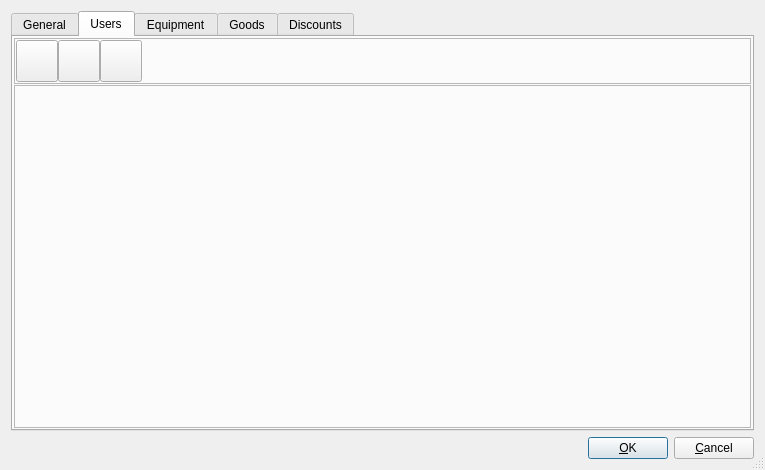
<?xml version="1.0" encoding="UTF-8"?>
<ui version="4.0">
 <class>settingsDialog</class>
 <widget class="QDialog" name="settingsDialog">
  <property name="geometry">
   <rect>
    <x>0</x>
    <y>0</y>
    <width>765</width>
    <height>470</height>
   </rect>
  </property>
  <property name="windowTitle">
   <string>Settings</string>
  </property>
  <property name="sizeGripEnabled">
   <bool>true</bool>
  </property>
  <layout class="QGridLayout">
   <item row="1" column="0">
    <layout class="QHBoxLayout">
     <property name="spacing">
      <number>6</number>
     </property>
     <property name="leftMargin">
      <number>0</number>
     </property>
     <property name="topMargin">
      <number>0</number>
     </property>
     <property name="rightMargin">
      <number>0</number>
     </property>
     <property name="bottomMargin">
      <number>0</number>
     </property>
     <item>
      <spacer name="Horizontal Spacing2">
       <property name="orientation">
        <enum>Qt::Horizontal</enum>
       </property>
       <property name="sizeType">
        <enum>QSizePolicy::Expanding</enum>
       </property>
       <property name="sizeHint" stdset="0">
        <size>
         <width>20</width>
         <height>20</height>
        </size>
       </property>
      </spacer>
     </item>
     <item>
      <widget class="QPushButton" name="btnOk">
       <property name="text">
        <string>&amp;OK</string>
       </property>
       <property name="icon">
        <iconset resource="aldebaran.qrc">
         <normaloff>:/ok</normaloff>:/ok</iconset>
       </property>
       <property name="iconSize">
        <size>
         <width>42</width>
         <height>42</height>
        </size>
       </property>
       <property name="shortcut">
        <string>Alt+O</string>
       </property>
       <property name="autoDefault">
        <bool>true</bool>
       </property>
       <property name="default">
        <bool>true</bool>
       </property>
      </widget>
     </item>
     <item>
      <widget class="QPushButton" name="btnCancel">
       <property name="text">
        <string>&amp;Cancel</string>
       </property>
       <property name="icon">
        <iconset resource="aldebaran.qrc">
         <normaloff>:/stop-cancel</normaloff>:/stop-cancel</iconset>
       </property>
       <property name="iconSize">
        <size>
         <width>42</width>
         <height>42</height>
        </size>
       </property>
       <property name="shortcut">
        <string/>
       </property>
       <property name="autoDefault">
        <bool>true</bool>
       </property>
      </widget>
     </item>
    </layout>
   </item>
   <item row="0" column="0">
    <widget class="QTabWidget" name="tabDiscounts">
     <property name="currentIndex">
      <number>1</number>
     </property>
     <widget class="QWidget" name="tabGeneral">
      <attribute name="title">
       <string>General</string>
      </attribute>
      <layout class="QGridLayout">
       <item row="0" column="0" colspan="2">
        <layout class="QHBoxLayout">
         <item>
          <widget class="Q3ButtonGroup" name="buttonGroup1">
           <property name="title">
            <string>Tables</string>
           </property>
           <layout class="QGridLayout">
            <item row="0" column="0">
             <layout class="QHBoxLayout">
              <item>
               <widget class="QRadioButton" name="rbNumber">
                <property name="text">
                 <string>number of tables</string>
                </property>
               </widget>
              </item>
              <item>
               <widget class="QSpinBox" name="spinTables">
                <property name="wrapping">
                 <bool>true</bool>
                </property>
                <property name="buttonSymbols">
                 <enum>QAbstractSpinBox::UpDownArrows</enum>
                </property>
                <property name="maximum">
                 <number>300</number>
                </property>
                <property name="value">
                 <number>0</number>
                </property>
               </widget>
              </item>
             </layout>
            </item>
            <item row="1" column="0">
             <layout class="QHBoxLayout">
              <item>
               <widget class="QRadioButton" name="rbShema">
                <property name="text">
                 <string>use graphical shema</string>
                </property>
               </widget>
              </item>
              <item>
               <widget class="QPushButton" name="btnPictureSelect">
                <property name="maximumSize">
                 <size>
                  <width>32</width>
                  <height>32</height>
                 </size>
                </property>
                <property name="text">
                 <string/>
                </property>
                <property name="icon">
                 <iconset>
                  <normaloff>select-file.png</normaloff>select-file.png</iconset>
                </property>
               </widget>
              </item>
             </layout>
            </item>
           </layout>
          </widget>
         </item>
         <item>
          <widget class="QLabel" name="labelPreview">
           <property name="minimumSize">
            <size>
             <width>100</width>
             <height>100</height>
            </size>
           </property>
           <property name="maximumSize">
            <size>
             <width>100</width>
             <height>100</height>
            </size>
           </property>
           <property name="scaledContents">
            <bool>true</bool>
           </property>
           <property name="wordWrap">
            <bool>false</bool>
           </property>
          </widget>
         </item>
        </layout>
       </item>
       <item row="1" column="0">
        <widget class="Q3GroupBox" name="grpPrnForms">
         <property name="sizePolicy">
          <sizepolicy hsizetype="Maximum" vsizetype="Maximum">
           <horstretch>0</horstretch>
           <verstretch>0</verstretch>
          </sizepolicy>
         </property>
         <property name="title">
          <string>Print forms</string>
         </property>
         <layout class="QGridLayout">
          <item row="0" column="0">
           <layout class="QHBoxLayout">
            <item>
             <widget class="QLabel" name="lblOrder">
              <property name="text">
               <string>order template</string>
              </property>
              <property name="wordWrap">
               <bool>false</bool>
              </property>
             </widget>
            </item>
            <item>
             <widget class="QLineEdit" name="editOrder"/>
            </item>
            <item>
             <widget class="QPushButton" name="btnOrderSelect">
              <property name="maximumSize">
               <size>
                <width>32</width>
                <height>32</height>
               </size>
              </property>
              <property name="text">
               <string/>
              </property>
              <property name="icon">
               <iconset>
                <normaloff>select-file.png</normaloff>select-file.png</iconset>
              </property>
             </widget>
            </item>
           </layout>
          </item>
          <item row="1" column="0">
           <layout class="QHBoxLayout">
            <item>
             <widget class="QLabel" name="lblBill">
              <property name="text">
               <string>bill template</string>
              </property>
              <property name="wordWrap">
               <bool>false</bool>
              </property>
             </widget>
            </item>
            <item>
             <widget class="QLineEdit" name="editBill"/>
            </item>
            <item>
             <widget class="QPushButton" name="btnBillSelect">
              <property name="maximumSize">
               <size>
                <width>32</width>
                <height>32</height>
               </size>
              </property>
              <property name="text">
               <string/>
              </property>
              <property name="icon">
               <iconset>
                <normaloff>select-file.png</normaloff>select-file.png</iconset>
              </property>
             </widget>
            </item>
           </layout>
          </item>
         </layout>
        </widget>
       </item>
       <item row="1" column="1">
        <widget class="Q3GroupBox" name="grpImpExp">
         <property name="title">
          <string>Import/Export</string>
         </property>
         <layout class="QGridLayout">
          <item row="0" column="0">
           <widget class="QToolBox" name="boxExchange">
            <property name="currentIndex">
             <number>0</number>
            </property>
            <widget class="QWidget" name="itemLocal">
             <property name="geometry">
              <rect>
               <x>0</x>
               <y>0</y>
               <width>423</width>
               <height>146</height>
              </rect>
             </property>
             <attribute name="label">
              <string>Local</string>
             </attribute>
             <layout class="QGridLayout">
              <item row="3" column="0">
               <layout class="QHBoxLayout">
                <item>
                 <widget class="QLabel" name="lblCP">
                  <property name="text">
                   <string>codepage</string>
                  </property>
                  <property name="wordWrap">
                   <bool>false</bool>
                  </property>
                 </widget>
                </item>
                <item>
                 <widget class="QComboBox" name="comboCP"/>
                </item>
               </layout>
              </item>
              <item row="0" column="0">
               <layout class="QHBoxLayout">
                <item>
                 <widget class="QLabel" name="lblPath">
                  <property name="text">
                   <string>path</string>
                  </property>
                  <property name="wordWrap">
                   <bool>false</bool>
                  </property>
                 </widget>
                </item>
                <item>
                 <widget class="QLineEdit" name="editPath"/>
                </item>
                <item>
                 <widget class="QPushButton" name="btnImportSelect">
                  <property name="maximumSize">
                   <size>
                    <width>32</width>
                    <height>32</height>
                   </size>
                  </property>
                  <property name="text">
                   <string/>
                  </property>
                  <property name="icon">
                   <iconset>
                    <normaloff>select-file.png</normaloff>select-file.png</iconset>
                  </property>
                 </widget>
                </item>
               </layout>
              </item>
              <item row="2" column="0">
               <layout class="QHBoxLayout">
                <item>
                 <layout class="QHBoxLayout">
                  <item>
                   <widget class="QLabel" name="lblImport">
                    <property name="text">
                     <string>import</string>
                    </property>
                    <property name="wordWrap">
                     <bool>false</bool>
                    </property>
                   </widget>
                  </item>
                  <item>
                   <widget class="QLineEdit" name="editImport"/>
                  </item>
                 </layout>
                </item>
                <item>
                 <layout class="QHBoxLayout">
                  <item>
                   <widget class="QLabel" name="lblExport">
                    <property name="acceptDrops">
                     <bool>false</bool>
                    </property>
                    <property name="text">
                     <string>export</string>
                    </property>
                    <property name="wordWrap">
                     <bool>false</bool>
                    </property>
                   </widget>
                  </item>
                  <item>
                   <widget class="QLineEdit" name="editExport"/>
                  </item>
                 </layout>
                </item>
               </layout>
              </item>
              <item row="1" column="0">
               <layout class="QHBoxLayout">
                <item>
                 <widget class="QLabel" name="lblFilename">
                  <property name="text">
                   <string>filenames</string>
                  </property>
                  <property name="wordWrap">
                   <bool>false</bool>
                  </property>
                 </widget>
                </item>
                <item>
                 <spacer name="spacer8">
                  <property name="orientation">
                   <enum>Qt::Horizontal</enum>
                  </property>
                  <property name="sizeType">
                   <enum>QSizePolicy::Expanding</enum>
                  </property>
                  <property name="sizeHint" stdset="0">
                   <size>
                    <width>134</width>
                    <height>21</height>
                   </size>
                  </property>
                 </spacer>
                </item>
                <item>
                 <widget class="QLabel" name="lblFormat">
                  <property name="text">
                   <string>format</string>
                  </property>
                  <property name="wordWrap">
                   <bool>false</bool>
                  </property>
                 </widget>
                </item>
                <item>
                 <widget class="QComboBox" name="comboFormat"/>
                </item>
               </layout>
              </item>
             </layout>
            </widget>
            <widget class="QWidget" name="page2">
             <property name="geometry">
              <rect>
               <x>0</x>
               <y>0</y>
               <width>271</width>
               <height>116</height>
              </rect>
             </property>
             <attribute name="label">
              <string>FTP</string>
             </attribute>
             <layout class="QGridLayout">
              <item row="1" column="0">
               <layout class="QHBoxLayout">
                <item>
                 <layout class="QHBoxLayout">
                  <item>
                   <widget class="QLabel" name="lblLogin">
                    <property name="text">
                     <string>login:</string>
                    </property>
                    <property name="wordWrap">
                     <bool>false</bool>
                    </property>
                   </widget>
                  </item>
                  <item>
                   <widget class="QLineEdit" name="editLogin"/>
                  </item>
                 </layout>
                </item>
                <item>
                 <layout class="QHBoxLayout">
                  <item>
                   <widget class="QLabel" name="lblLogin_2">
                    <property name="text">
                     <string>password:</string>
                    </property>
                    <property name="wordWrap">
                     <bool>false</bool>
                    </property>
                   </widget>
                  </item>
                  <item>
                   <widget class="QLineEdit" name="editPassword">
                    <property name="acceptDrops">
                     <bool>false</bool>
                    </property>
                    <property name="echoMode">
                     <enum>QLineEdit::Password</enum>
                    </property>
                   </widget>
                  </item>
                 </layout>
                </item>
               </layout>
              </item>
              <item row="0" column="0">
               <layout class="QHBoxLayout">
                <item>
                 <widget class="QCheckBox" name="cbUseFtp">
                  <property name="text">
                   <string>use FTP</string>
                  </property>
                 </widget>
                </item>
                <item>
                 <layout class="QHBoxLayout">
                  <item>
                   <widget class="QLabel" name="lblHost">
                    <property name="text">
                     <string>host:</string>
                    </property>
                    <property name="wordWrap">
                     <bool>false</bool>
                    </property>
                   </widget>
                  </item>
                  <item>
                   <widget class="QLineEdit" name="editHost"/>
                  </item>
                 </layout>
                </item>
                <item>
                 <layout class="QHBoxLayout">
                  <item>
                   <widget class="QLabel" name="lblPort">
                    <property name="text">
                     <string>port:</string>
                    </property>
                    <property name="wordWrap">
                     <bool>false</bool>
                    </property>
                   </widget>
                  </item>
                  <item>
                   <widget class="QSpinBox" name="spinPort">
                    <property name="buttonSymbols">
                     <enum>QAbstractSpinBox::UpDownArrows</enum>
                    </property>
                    <property name="maximum">
                     <number>65535</number>
                    </property>
                   </widget>
                  </item>
                 </layout>
                </item>
               </layout>
              </item>
              <item row="2" column="0">
               <layout class="QHBoxLayout">
                <item>
                 <widget class="QLabel" name="lblHost_2">
                  <property name="text">
                   <string>remote dir:</string>
                  </property>
                  <property name="wordWrap">
                   <bool>false</bool>
                  </property>
                 </widget>
                </item>
                <item>
                 <widget class="QLineEdit" name="editRDir"/>
                </item>
               </layout>
              </item>
             </layout>
            </widget>
           </widget>
          </item>
         </layout>
        </widget>
       </item>
      </layout>
     </widget>
     <widget class="QWidget" name="TabPage">
      <attribute name="title">
       <string>Users</string>
      </attribute>
      <layout class="QGridLayout">
       <property name="leftMargin">
        <number>1</number>
       </property>
       <property name="topMargin">
        <number>1</number>
       </property>
       <property name="rightMargin">
        <number>1</number>
       </property>
       <property name="bottomMargin">
        <number>1</number>
       </property>
       <property name="spacing">
        <number>1</number>
       </property>
       <item row="0" column="0">
        <widget class="Q3Frame" name="frame4_2">
         <property name="sizePolicy">
          <sizepolicy hsizetype="Preferred" vsizetype="Minimum">
           <horstretch>0</horstretch>
           <verstretch>0</verstretch>
          </sizepolicy>
         </property>
         <property name="frameShape">
          <enum>QFrame::StyledPanel</enum>
         </property>
         <property name="frameShadow">
          <enum>QFrame::Raised</enum>
         </property>
         <property name="margin" stdset="0">
          <number>1</number>
         </property>
         <layout class="QGridLayout">
          <property name="leftMargin">
           <number>1</number>
          </property>
          <property name="topMargin">
           <number>1</number>
          </property>
          <property name="rightMargin">
           <number>1</number>
          </property>
          <property name="bottomMargin">
           <number>1</number>
          </property>
          <property name="spacing">
           <number>0</number>
          </property>
          <item row="0" column="1">
           <widget class="QPushButton" name="btnUsersEdit">
            <property name="minimumSize">
             <size>
              <width>42</width>
              <height>42</height>
             </size>
            </property>
            <property name="maximumSize">
             <size>
              <width>42</width>
              <height>42</height>
             </size>
            </property>
            <property name="text">
             <string/>
            </property>
            <property name="icon">
             <iconset resource="aldebaran.qrc">
              <normaloff>:/images/edit.png</normaloff>:/images/edit.png</iconset>
            </property>
            <property name="iconSize">
             <size>
              <width>42</width>
              <height>42</height>
             </size>
            </property>
           </widget>
          </item>
          <item row="0" column="3">
           <spacer name="spacer3_2">
            <property name="orientation">
             <enum>Qt::Horizontal</enum>
            </property>
            <property name="sizeType">
             <enum>QSizePolicy::Expanding</enum>
            </property>
            <property name="sizeHint" stdset="0">
             <size>
              <width>574</width>
              <height>31</height>
             </size>
            </property>
           </spacer>
          </item>
          <item row="0" column="0">
           <widget class="QPushButton" name="btnUsersNew">
            <property name="minimumSize">
             <size>
              <width>42</width>
              <height>42</height>
             </size>
            </property>
            <property name="maximumSize">
             <size>
              <width>42</width>
              <height>42</height>
             </size>
            </property>
            <property name="text">
             <string/>
            </property>
            <property name="icon">
             <iconset resource="aldebaran.qrc">
              <normaloff>:/images/new.svg</normaloff>:/images/new.svg</iconset>
            </property>
            <property name="iconSize">
             <size>
              <width>32</width>
              <height>32</height>
             </size>
            </property>
           </widget>
          </item>
          <item row="0" column="2">
           <widget class="QPushButton" name="btnUsersDelete">
            <property name="minimumSize">
             <size>
              <width>42</width>
              <height>42</height>
             </size>
            </property>
            <property name="maximumSize">
             <size>
              <width>42</width>
              <height>42</height>
             </size>
            </property>
            <property name="text">
             <string/>
            </property>
            <property name="icon">
             <iconset resource="aldebaran.qrc">
              <normaloff>:/images/delete.png</normaloff>:/images/delete.png</iconset>
            </property>
            <property name="iconSize">
             <size>
              <width>42</width>
              <height>42</height>
             </size>
            </property>
           </widget>
          </item>
         </layout>
        </widget>
       </item>
       <item row="1" column="0">
        <widget class="Q3Frame" name="frameUsers">
         <property name="sizePolicy">
          <sizepolicy hsizetype="Expanding" vsizetype="Expanding">
           <horstretch>0</horstretch>
           <verstretch>0</verstretch>
          </sizepolicy>
         </property>
         <property name="frameShape">
          <enum>QFrame::StyledPanel</enum>
         </property>
         <property name="frameShadow">
          <enum>QFrame::Raised</enum>
         </property>
        </widget>
       </item>
      </layout>
     </widget>
     <widget class="QWidget" name="tabEquipment">
      <attribute name="title">
       <string>Equipment</string>
      </attribute>
      <layout class="QGridLayout">
       <item row="0" column="0" colspan="2">
        <widget class="Q3Frame" name="frameBtnsEq">
         <property name="sizePolicy">
          <sizepolicy hsizetype="Preferred" vsizetype="Minimum">
           <horstretch>0</horstretch>
           <verstretch>0</verstretch>
          </sizepolicy>
         </property>
         <property name="frameShape">
          <enum>QFrame::StyledPanel</enum>
         </property>
         <property name="frameShadow">
          <enum>QFrame::Raised</enum>
         </property>
         <property name="margin" stdset="0">
          <number>1</number>
         </property>
         <layout class="QGridLayout">
          <property name="leftMargin">
           <number>1</number>
          </property>
          <property name="topMargin">
           <number>1</number>
          </property>
          <property name="rightMargin">
           <number>1</number>
          </property>
          <property name="bottomMargin">
           <number>1</number>
          </property>
          <property name="spacing">
           <number>0</number>
          </property>
          <item row="0" column="1">
           <widget class="QPushButton" name="btnDeviceEdit">
            <property name="minimumSize">
             <size>
              <width>42</width>
              <height>42</height>
             </size>
            </property>
            <property name="maximumSize">
             <size>
              <width>42</width>
              <height>42</height>
             </size>
            </property>
            <property name="text">
             <string/>
            </property>
           </widget>
          </item>
          <item row="0" column="3">
           <spacer name="spacer3_2_2">
            <property name="orientation">
             <enum>Qt::Horizontal</enum>
            </property>
            <property name="sizeType">
             <enum>QSizePolicy::Expanding</enum>
            </property>
            <property name="sizeHint" stdset="0">
             <size>
              <width>574</width>
              <height>31</height>
             </size>
            </property>
           </spacer>
          </item>
          <item row="0" column="0">
           <widget class="QPushButton" name="btnDeviceNew">
            <property name="minimumSize">
             <size>
              <width>42</width>
              <height>42</height>
             </size>
            </property>
            <property name="maximumSize">
             <size>
              <width>42</width>
              <height>42</height>
             </size>
            </property>
            <property name="text">
             <string/>
            </property>
           </widget>
          </item>
          <item row="0" column="2">
           <widget class="QPushButton" name="btnDeviceDelete">
            <property name="minimumSize">
             <size>
              <width>42</width>
              <height>42</height>
             </size>
            </property>
            <property name="maximumSize">
             <size>
              <width>42</width>
              <height>42</height>
             </size>
            </property>
            <property name="text">
             <string/>
            </property>
           </widget>
          </item>
         </layout>
        </widget>
       </item>
       <item row="1" column="0">
        <widget class="Q3Frame" name="frameEq">
         <property name="sizePolicy">
          <sizepolicy hsizetype="Expanding" vsizetype="Expanding">
           <horstretch>0</horstretch>
           <verstretch>0</verstretch>
          </sizepolicy>
         </property>
         <property name="frameShape">
          <enum>QFrame::StyledPanel</enum>
         </property>
         <property name="frameShadow">
          <enum>QFrame::Raised</enum>
         </property>
        </widget>
       </item>
       <item row="1" column="1">
        <widget class="Q3Frame" name="frame18">
         <property name="sizePolicy">
          <sizepolicy hsizetype="Fixed" vsizetype="Minimum">
           <horstretch>0</horstretch>
           <verstretch>0</verstretch>
          </sizepolicy>
         </property>
         <property name="frameShape">
          <enum>QFrame::StyledPanel</enum>
         </property>
         <property name="frameShadow">
          <enum>QFrame::Raised</enum>
         </property>
         <layout class="QGridLayout">
          <item row="0" column="0">
           <layout class="QVBoxLayout">
            <item>
             <widget class="QLabel" name="lblDefPrinter">
              <property name="text">
               <string>Default printer name</string>
              </property>
              <property name="wordWrap">
               <bool>false</bool>
              </property>
             </widget>
            </item>
            <item>
             <widget class="QLineEdit" name="editDefPrinter"/>
            </item>
           </layout>
          </item>
          <item row="1" column="0">
           <layout class="QVBoxLayout">
            <item>
             <widget class="QLabel" name="lblDefECR">
              <property name="text">
               <string>Default ECR name</string>
              </property>
              <property name="wordWrap">
               <bool>false</bool>
              </property>
             </widget>
            </item>
            <item>
             <widget class="QLineEdit" name="editDefECR"/>
            </item>
           </layout>
          </item>
          <item row="2" column="0">
           <spacer name="spacer13">
            <property name="orientation">
             <enum>Qt::Vertical</enum>
            </property>
            <property name="sizeType">
             <enum>QSizePolicy::Expanding</enum>
            </property>
            <property name="sizeHint" stdset="0">
             <size>
              <width>51</width>
              <height>161</height>
             </size>
            </property>
           </spacer>
          </item>
         </layout>
        </widget>
       </item>
      </layout>
     </widget>
     <widget class="QWidget" name="tabGoods">
      <attribute name="title">
       <string>Goods</string>
      </attribute>
      <layout class="QGridLayout">
       <property name="leftMargin">
        <number>1</number>
       </property>
       <property name="topMargin">
        <number>1</number>
       </property>
       <property name="rightMargin">
        <number>1</number>
       </property>
       <property name="bottomMargin">
        <number>1</number>
       </property>
       <property name="spacing">
        <number>1</number>
       </property>
       <item row="1" column="0">
        <widget class="Q3Frame" name="frameGoods">
         <property name="sizePolicy">
          <sizepolicy hsizetype="Expanding" vsizetype="Expanding">
           <horstretch>0</horstretch>
           <verstretch>0</verstretch>
          </sizepolicy>
         </property>
         <property name="frameShape">
          <enum>QFrame::StyledPanel</enum>
         </property>
         <property name="frameShadow">
          <enum>QFrame::Raised</enum>
         </property>
         <property name="margin" stdset="0">
          <number>1</number>
         </property>
        </widget>
       </item>
       <item row="0" column="0">
        <widget class="Q3Frame" name="frame4">
         <property name="sizePolicy">
          <sizepolicy hsizetype="Preferred" vsizetype="Minimum">
           <horstretch>0</horstretch>
           <verstretch>0</verstretch>
          </sizepolicy>
         </property>
         <property name="frameShape">
          <enum>QFrame::StyledPanel</enum>
         </property>
         <property name="frameShadow">
          <enum>QFrame::Raised</enum>
         </property>
         <property name="margin" stdset="0">
          <number>1</number>
         </property>
         <layout class="QGridLayout">
          <property name="leftMargin">
           <number>1</number>
          </property>
          <property name="topMargin">
           <number>1</number>
          </property>
          <property name="rightMargin">
           <number>1</number>
          </property>
          <property name="bottomMargin">
           <number>1</number>
          </property>
          <property name="spacing">
           <number>0</number>
          </property>
          <item row="0" column="4">
           <widget class="Line" name="line1">
            <property name="frameShape">
             <enum>QFrame::VLine</enum>
            </property>
            <property name="frameShadow">
             <enum>QFrame::Sunken</enum>
            </property>
           </widget>
          </item>
          <item row="0" column="5">
           <widget class="QPushButton" name="btnLevelUp">
            <property name="minimumSize">
             <size>
              <width>42</width>
              <height>42</height>
             </size>
            </property>
            <property name="maximumSize">
             <size>
              <width>42</width>
              <height>42</height>
             </size>
            </property>
            <property name="text">
             <string/>
            </property>
           </widget>
          </item>
          <item row="0" column="6">
           <widget class="QPushButton" name="btnHome">
            <property name="minimumSize">
             <size>
              <width>42</width>
              <height>42</height>
             </size>
            </property>
            <property name="maximumSize">
             <size>
              <width>42</width>
              <height>42</height>
             </size>
            </property>
            <property name="text">
             <string/>
            </property>
           </widget>
          </item>
          <item row="0" column="1">
           <widget class="QPushButton" name="btnNewGroup">
            <property name="minimumSize">
             <size>
              <width>42</width>
              <height>42</height>
             </size>
            </property>
            <property name="maximumSize">
             <size>
              <width>42</width>
              <height>42</height>
             </size>
            </property>
            <property name="text">
             <string/>
            </property>
           </widget>
          </item>
          <item row="0" column="0">
           <widget class="QPushButton" name="btnNew">
            <property name="minimumSize">
             <size>
              <width>42</width>
              <height>42</height>
             </size>
            </property>
            <property name="maximumSize">
             <size>
              <width>42</width>
              <height>42</height>
             </size>
            </property>
            <property name="text">
             <string/>
            </property>
           </widget>
          </item>
          <item row="0" column="3">
           <widget class="QPushButton" name="btnDelete">
            <property name="minimumSize">
             <size>
              <width>42</width>
              <height>42</height>
             </size>
            </property>
            <property name="maximumSize">
             <size>
              <width>42</width>
              <height>42</height>
             </size>
            </property>
            <property name="text">
             <string/>
            </property>
           </widget>
          </item>
          <item row="0" column="2">
           <widget class="QPushButton" name="btnEdit">
            <property name="minimumSize">
             <size>
              <width>42</width>
              <height>42</height>
             </size>
            </property>
            <property name="maximumSize">
             <size>
              <width>42</width>
              <height>42</height>
             </size>
            </property>
            <property name="text">
             <string/>
            </property>
           </widget>
          </item>
          <item row="0" column="7">
           <spacer name="spacer3">
            <property name="orientation">
             <enum>Qt::Horizontal</enum>
            </property>
            <property name="sizeType">
             <enum>QSizePolicy::Expanding</enum>
            </property>
            <property name="sizeHint" stdset="0">
             <size>
              <width>31</width>
              <height>31</height>
             </size>
            </property>
           </spacer>
          </item>
         </layout>
        </widget>
       </item>
      </layout>
     </widget>
     <widget class="QWidget" name="tabDiscounts">
      <attribute name="title">
       <string>Discounts</string>
      </attribute>
      <layout class="QGridLayout">
       <property name="leftMargin">
        <number>1</number>
       </property>
       <property name="topMargin">
        <number>1</number>
       </property>
       <property name="rightMargin">
        <number>1</number>
       </property>
       <property name="bottomMargin">
        <number>1</number>
       </property>
       <property name="spacing">
        <number>1</number>
       </property>
       <item row="0" column="0">
        <widget class="Q3Frame" name="frameBtnsDiscount">
         <property name="sizePolicy">
          <sizepolicy hsizetype="Preferred" vsizetype="Minimum">
           <horstretch>0</horstretch>
           <verstretch>0</verstretch>
          </sizepolicy>
         </property>
         <property name="frameShape">
          <enum>QFrame::StyledPanel</enum>
         </property>
         <property name="frameShadow">
          <enum>QFrame::Raised</enum>
         </property>
         <property name="margin" stdset="0">
          <number>1</number>
         </property>
         <layout class="QGridLayout">
          <property name="leftMargin">
           <number>1</number>
          </property>
          <property name="topMargin">
           <number>1</number>
          </property>
          <property name="rightMargin">
           <number>1</number>
          </property>
          <property name="bottomMargin">
           <number>1</number>
          </property>
          <property name="spacing">
           <number>0</number>
          </property>
          <item row="0" column="1">
           <widget class="QPushButton" name="btnDiscountEdit">
            <property name="minimumSize">
             <size>
              <width>42</width>
              <height>42</height>
             </size>
            </property>
            <property name="maximumSize">
             <size>
              <width>42</width>
              <height>42</height>
             </size>
            </property>
            <property name="text">
             <string/>
            </property>
           </widget>
          </item>
          <item row="0" column="3">
           <spacer name="spacer3_2_2_2">
            <property name="orientation">
             <enum>Qt::Horizontal</enum>
            </property>
            <property name="sizeType">
             <enum>QSizePolicy::Expanding</enum>
            </property>
            <property name="sizeHint" stdset="0">
             <size>
              <width>574</width>
              <height>31</height>
             </size>
            </property>
           </spacer>
          </item>
          <item row="0" column="0">
           <widget class="QPushButton" name="btnDiscountNew">
            <property name="minimumSize">
             <size>
              <width>42</width>
              <height>42</height>
             </size>
            </property>
            <property name="maximumSize">
             <size>
              <width>42</width>
              <height>42</height>
             </size>
            </property>
            <property name="text">
             <string/>
            </property>
           </widget>
          </item>
          <item row="0" column="2">
           <widget class="QPushButton" name="btnDiscountDelete">
            <property name="minimumSize">
             <size>
              <width>42</width>
              <height>42</height>
             </size>
            </property>
            <property name="maximumSize">
             <size>
              <width>42</width>
              <height>42</height>
             </size>
            </property>
            <property name="text">
             <string/>
            </property>
           </widget>
          </item>
         </layout>
        </widget>
       </item>
       <item row="1" column="0">
        <widget class="Q3Frame" name="frameDiscount">
         <property name="sizePolicy">
          <sizepolicy hsizetype="Expanding" vsizetype="Expanding">
           <horstretch>0</horstretch>
           <verstretch>0</verstretch>
          </sizepolicy>
         </property>
         <property name="frameShape">
          <enum>QFrame::StyledPanel</enum>
         </property>
         <property name="frameShadow">
          <enum>QFrame::Raised</enum>
         </property>
        </widget>
       </item>
      </layout>
     </widget>
    </widget>
   </item>
  </layout>
 </widget>
 <layoutdefault spacing="6" margin="11"/>
 <pixmapfunction>qPixmapFromMimeSource</pixmapfunction>
 <customwidgets>
  <customwidget>
   <class>Q3Frame</class>
   <extends>QFrame</extends>
   <header>Qt3Support/Q3Frame</header>
   <container>1</container>
  </customwidget>
  <customwidget>
   <class>Q3GroupBox</class>
   <extends>QGroupBox</extends>
   <header>Qt3Support/Q3GroupBox</header>
   <container>1</container>
  </customwidget>
  <customwidget>
   <class>Q3ButtonGroup</class>
   <extends>Q3GroupBox</extends>
   <header>Qt3Support/Q3ButtonGroup</header>
   <container>1</container>
  </customwidget>
 </customwidgets>
 <includes>
  <include location="local">engine.h</include>
  <include location="global">qpixmap.h</include>
 </includes>
 <resources>
  <include location="aldebaran.qrc"/>
 </resources>
 <connections>
  <connection>
   <sender>btnOk</sender>
   <signal>clicked()</signal>
   <receiver>settingsDialog</receiver>
   <slot>accept()</slot>
   <hints>
    <hint type="sourcelabel">
     <x>20</x>
     <y>20</y>
    </hint>
    <hint type="destinationlabel">
     <x>20</x>
     <y>20</y>
    </hint>
   </hints>
  </connection>
  <connection>
   <sender>btnCancel</sender>
   <signal>clicked()</signal>
   <receiver>settingsDialog</receiver>
   <slot>reject()</slot>
   <hints>
    <hint type="sourcelabel">
     <x>20</x>
     <y>20</y>
    </hint>
    <hint type="destinationlabel">
     <x>20</x>
     <y>20</y>
    </hint>
   </hints>
  </connection>
  <connection>
   <sender>btnPictureSelect</sender>
   <signal>clicked()</signal>
   <receiver>settingsDialog</receiver>
   <slot>selectPicture()</slot>
   <hints>
    <hint type="sourcelabel">
     <x>20</x>
     <y>20</y>
    </hint>
    <hint type="destinationlabel">
     <x>20</x>
     <y>20</y>
    </hint>
   </hints>
  </connection>
  <connection>
   <sender>rbNumber</sender>
   <signal>stateChanged(int)</signal>
   <receiver>settingsDialog</receiver>
   <slot>disableEnable()</slot>
   <hints>
    <hint type="sourcelabel">
     <x>20</x>
     <y>20</y>
    </hint>
    <hint type="destinationlabel">
     <x>20</x>
     <y>20</y>
    </hint>
   </hints>
  </connection>
  <connection>
   <sender>rbShema</sender>
   <signal>stateChanged(int)</signal>
   <receiver>settingsDialog</receiver>
   <slot>disableEnable()</slot>
   <hints>
    <hint type="sourcelabel">
     <x>20</x>
     <y>20</y>
    </hint>
    <hint type="destinationlabel">
     <x>20</x>
     <y>20</y>
    </hint>
   </hints>
  </connection>
  <connection>
   <sender>btnImportSelect</sender>
   <signal>clicked()</signal>
   <receiver>settingsDialog</receiver>
   <slot>selectImpExpDir()</slot>
   <hints>
    <hint type="sourcelabel">
     <x>20</x>
     <y>20</y>
    </hint>
    <hint type="destinationlabel">
     <x>20</x>
     <y>20</y>
    </hint>
   </hints>
  </connection>
  <connection>
   <sender>btnBillSelect</sender>
   <signal>clicked()</signal>
   <receiver>settingsDialog</receiver>
   <slot>selectBill()</slot>
   <hints>
    <hint type="sourcelabel">
     <x>20</x>
     <y>20</y>
    </hint>
    <hint type="destinationlabel">
     <x>20</x>
     <y>20</y>
    </hint>
   </hints>
  </connection>
  <connection>
   <sender>btnOrderSelect</sender>
   <signal>clicked()</signal>
   <receiver>settingsDialog</receiver>
   <slot>selectOrder()</slot>
   <hints>
    <hint type="sourcelabel">
     <x>20</x>
     <y>20</y>
    </hint>
    <hint type="destinationlabel">
     <x>20</x>
     <y>20</y>
    </hint>
   </hints>
  </connection>
 </connections>
</ui>
